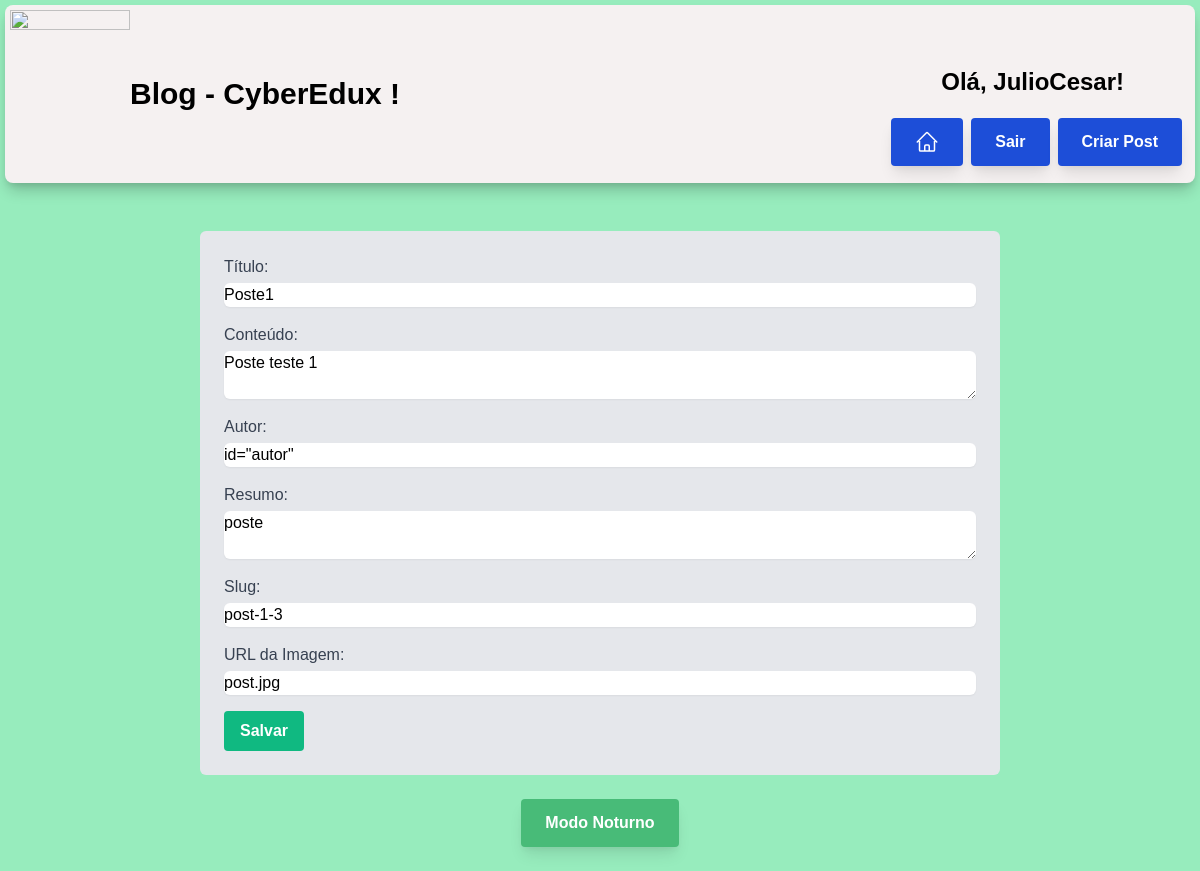
The page /edit_post/2/ (signed in) on the database its author committed.
### APP_1/models.py (models this page shows)
class Post (models.Model):
    titulo = models.CharField(max_length = 200)
    conteudo = models.TextField()
    publicacao_em = models.DateTimeField(auto_now_add = True)
    autor = models.CharField(max_length = 100)
    resumo = models.TextField()
    slug = models.SlugField(unique = True )
    img = models.CharField(max_length = 200)
    class meta:
        ordering = ['-publicado_em']

### APP_1/views.py (the view)
# urls.py: path('edit_post/<int:post_id>/',edit_post, name='edit_post'),
def edit_post(request, post_id):
    post = get_object_or_404(Post, pk=post_id)
    if request.method == 'POST':
        post.titulo = request.POST.get('titulo')
        post.conteudo = request.POST.get('conteudo')
        post.autor = request.POST.get('autor')
        post.resumo = request.POST.get('resumo')
        post.slug = request.POST.get('slug')
        post.img = request.POST.get('img_url')
        post.save()
        return redirect('home')
    else:
        return render(request, 'edit_post.html', {'post': post})

### APP_1/templates/edit_post.html (shortened to what this page needs)
{% extends 'base.html' %}
{% block conteudo %}
{% if user.is_authenticated %}
<form method="post" class="bg-gray-200 p-6 rounded-md">
    <div class="mb-4">
        <label for="titulo" class="block text-gray-700">Título:</label>
        <input type="text" value={{post.titulo}} id="titulo" name="titulo" class="mt-1 block w-full rounded-md border-gray-300 shadow-sm bg-gray-250">
    </div>
    <div class="mb-4">
        <label for="conteudo" class="block text-gray-700">Conteúdo:</label>
        <textarea id="conteudo" name="conteudo" class="mt-1 block w-full rounded-md border-gray-300 shadow-sm bg-gray-250">{{post.conteudo}}</textarea>
    </div>
    <div class="mb-4">
        <label for="autor" class="block text-gray-700">Autor:</label>
        <input type="text" value={{post.autor}} id="autor" name="autor" class="mt-1 block w-full rounded-md border-gray-300 shadow-sm bg-gray-250">
    </div>
    <div class="mb-4">
        <label for="resumo" class="block text-gray-700">Resumo:</label>
        <textarea id="resumo" name="resumo" class="mt-1 block w-full rounded-md border-gray-300 shadow-sm bg-gray-250">{{post.resumo}}</textarea>
    </div>
    <div class="mb-4">
        <label for="slug" class="block text-gray-700">Slug:</label>
        <input type="text" id="slug" value={{post.slug}} name="slug" class="mt-1 block w-full rounded-md border-gray-300 shadow-sm bg-gray-250">
    </div>
    <div class="mb-4">
        <label for="img_url" class="block text-gray-700">URL da Imagem:</label>
        <input type="text" value={{post.img}} id="img_url" name="img_url" class="mt-1 block w-full rounded-md border-gray-300 shadow-sm bg-gray-250">
    </div>
    <input type="submit" value="Salvar" class="bg-green-500 hover:bg-green-700 text-white font-bold py-2 px-4 rounded">
</form>
<br>
{% endif %}
{% endblock %}

### APP_1/templates/base.html (shortened to what this page needs)
<!DOCTYPE html>
<html lang="pt-br">
{% load static %}
<head>
    <link href="https://cdn.jsdelivr.net/npm/tailwindcss@2.2.19/dist/tailwind.min.css" rel="stylesheet">
    <link rel="stylesheet" href="{% static 'style.css' %}">
</head>
<body>
    <section class="container2 p-10 info-section rounded-lg flex flex-row justify-between" >
        <div class="flex flex-row">
        <img src="https://assets.zyrosite.com/cdn-cgi/image/format=auto,w=190,fit=crop,q=95/AwvjG1eG4vc2ovvG/logoedux-removebg-preview-YD08znO98ESxqzXr.png" width="120px" height="90px">
        <h1 class="flex items-center text-3xl font-bold">
            Blog - CyberEdux !
         </h1>
         </div>
           <div class="flex-row justify-between pt-14 pr-2 space-x-2">
            {% if user.is_authenticated %}
            <div class="flex justify-center pb-2 pt-0">
                <h1 class="text-2xl font-bold"> Olá, {{ user.username }}!</h1>
            </div>
            <div class="flex justify-center space-x-2 py-3">
                 <a href="{% url 'home' %}" class="btn bg-blue-700 hover:bg-blue-500 text-white ">
                <div>
            </div>
                <a href="{% url 'logout' %}" class="btn btn bg-blue-700 hover:bg-blue-500 text-white shadow-sm">Sair</a>
                {% if user.is_staff %}
                    <a href="{% url 'create_post' %}" class="btn btn bg-blue-700 hover:bg-blue-500 text-white shadow-sm">
                        Criar Post</a>
                {% endif %}
            </div>
            {% endif %}
           </div>
    </section>
    <div class="container mx-auto">
        {% block conteudo %}
        {% endblock %}
        <div class="flex justify-center">
            <button class="btn btn-secondary mx-1" onclick="toggleDarkMode()">Modo Noturno</button>
        </div>
    </div>
    <br>
</body>
</html>

### APP_1/static/style.css (style rules this page uses)
body { background-color: #97ecbd; font-family: 'Arial', sans-serif; transition: background-color 0.5s ease; }
.container { max-width: 800px; margin: 0 auto; }
.container2 { max-width: auto; margin: 5px ; padding: 5px; }
.info-section { margin-bottom: 3rem; background-color: #f5f1f1; box-shadow: 0 10px 15px -3px rgba(0, 0, 0, 0.2), 0 4px 6px -2px rgba(0, 0, 0, 0.1); transition: background-color 0.5s ease, color 0.5s ease; }
.btn { display: inline-block; padding: 0.75rem 1.5rem; font-size: 1rem; font-weight: 600; text-align: center; text-decoration: none; cursor: pointer; border-radius: 0.25rem; transition: all 0.3s ease; box-shadow: 0 10px 15px -3px rgba(0, 0, 0, 0.1), 0 4px 6px -2px rgba(0, 0, 0, 0.05); }
.btn-secondary { background-color: #48bb78; color: #ffffff; }

### rows shown on the page
Post: titulo "Poste1", conteudo "Poste teste 1", resumo "poste", slug "post-1-3", img_url "post.jpg"

### other values the page prints
{{ user.username }} "JulioCesar"
